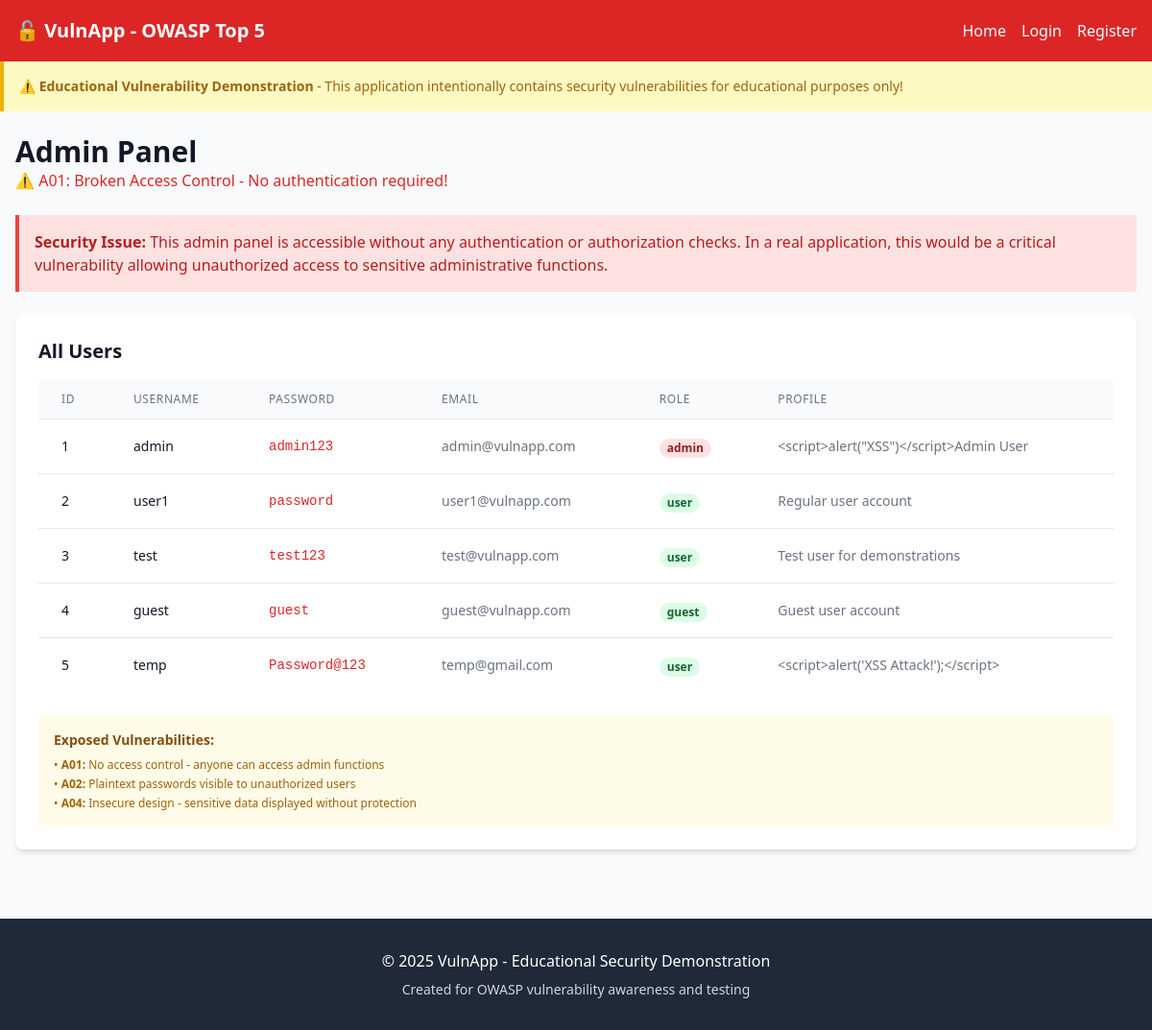
The page /admin on the database its author committed.
### tables this page shows
CREATE TABLE users (
                id INTEGER PRIMARY KEY,
                username TEXT UNIQUE NOT NULL,
                password TEXT NOT NULL,
                email TEXT NOT NULL,
                role TEXT DEFAULT 'user',
                profile TEXT,
                created_at TIMESTAMP DEFAULT CURRENT_TIMESTAMP
            );

### app.py (the view)
@app.route('/admin')
def admin():
    conn = get_db()
    cursor = conn.cursor()
    cursor.execute('SELECT * FROM users')
    users = cursor.fetchall()
    conn.close()
    return render_template('admin.html', users=users)

### app.py (called while the page is built)
def get_db():
    return sqlite3.connect(DATABASE)

### templates/admin.html (shortened to what this page needs)
{% extends "base.html" %}
{% block content %}
<div class="mb-6">
    <h1 class="text-3xl font-bold text-gray-900">Admin Panel</h1>
    <p class="text-red-600">⚠️ A01: Broken Access Control - No authentication required!</p>
</div>
<div class="bg-red-100 border-l-4 border-red-500 text-red-700 p-4 mb-6">
    <p><strong>Security Issue:</strong> This admin panel is accessible without any authentication or authorization checks.
    In a real application, this would be a critical vulnerability allowing unauthorized access to sensitive administrative functions.</p>
</div>
<div class="bg-white rounded-lg shadow-md p-6">
    <h2 class="text-xl font-semibold text-gray-900 mb-4">All Users</h2>
    <div class="overflow-x-auto">
        <table class="min-w-full divide-y divide-gray-200">
            <thead class="bg-gray-50">
                <tr>
                    <th class="px-6 py-3 text-left text-xs font-medium text-gray-500 uppercase tracking-wider">ID</th>
                    <th class="px-6 py-3 text-left text-xs font-medium text-gray-500 uppercase tracking-wider">Username</th>
                    <th class="px-6 py-3 text-left text-xs font-medium text-gray-500 uppercase tracking-wider">Password</th>
                    <th class="px-6 py-3 text-left text-xs font-medium text-gray-500 uppercase tracking-wider">Email</th>
                    <th class="px-6 py-3 text-left text-xs font-medium text-gray-500 uppercase tracking-wider">Role</th>
                    <th class="px-6 py-3 text-left text-xs font-medium text-gray-500 uppercase tracking-wider">Profile</th>
                </tr>
            </thead>
            <tbody class="bg-white divide-y divide-gray-200">
                {% for user in users %}
                <tr>
                    <td class="px-6 py-4 whitespace-nowrap text-sm text-gray-900">{{ user[0] }}</td>
                    <td class="px-6 py-4 whitespace-nowrap text-sm font-medium text-gray-900">{{ user[1] }}</td>
                    <td class="px-6 py-4 whitespace-nowrap text-sm text-red-600 font-mono">{{ user[2] }}</td>
                    <td class="px-6 py-4 whitespace-nowrap text-sm text-gray-500">{{ user[3] }}</td>
                    <td class="px-6 py-4 whitespace-nowrap">
                        <span class="px-2 inline-flex text-xs leading-5 font-semibold rounded-full
                               {% if user[4] == 'admin' %}bg-red-100 text-red-800{% else %}bg-green-100 text-green-800{% endif %}">
                            {{ user[4] }}
                        </span>
                    </td>
                    <td class="px-6 py-4 text-sm text-gray-500 max-w-xs truncate">{{ user[5] or 'No profile' }}</td>
                </tr>
                {% endfor %}
            </tbody>
        </table>
    </div>
    <div class="mt-6 bg-yellow-50 p-4 rounded">
        <h3 class="text-sm font-semibold text-yellow-800">Exposed Vulnerabilities:</h3>
        <ul class="text-xs text-yellow-700 mt-2 space-y-1">
            <li>• <strong>A01:</strong> No access control - anyone can access admin functions</li>
            <li>• <strong>A02:</strong> Plaintext passwords visible to unauthorized users</li>
            <li>• <strong>A04:</strong> Insecure design - sensitive data displayed without protection</li>
        </ul>
    </div>
</div>
{% endblock %}

### templates/base.html (shortened to what this page needs)
<!DOCTYPE html>
<html lang="en">
<head>
    <script src="https://cdn.tailwindcss.com"></script>
</head>
<body class="bg-gray-50 min-h-screen">
    <nav class="bg-red-600 shadow-lg">
        <div class="max-w-7xl mx-auto px-4">
            <div class="flex justify-between h-16">
                <div class="flex items-center">
                    <h1 class="text-xl font-bold text-white">🔓 VulnApp - OWASP Top 5</h1>
                </div>
                <div class="flex items-center space-x-4">
                    <a href="{{ url_for('index') }}" class="text-white hover:text-red-200">Home</a>
                    <a href="{{ url_for('login') }}" class="text-white hover:text-red-200">Login</a>
                    <a href="{{ url_for('register') }}" class="text-white hover:text-red-200">Register</a>
                </div>
            </div>
        </div>
    </nav>
    <div class="bg-yellow-100 border-l-4 border-yellow-500 text-yellow-700 p-4">
        <div class="max-w-7xl mx-auto">
            <p class="text-sm">
                ⚠️ <strong>Educational Vulnerability Demonstration</strong> -
                This application intentionally contains security vulnerabilities for educational purposes only!
            </p>
        </div>
    </div>
    <main class="max-w-7xl mx-auto py-6 px-4">
        {% block content %}{% endblock %}
    </main>
    <footer class="bg-gray-800 text-white py-8 mt-12">
        <div class="max-w-7xl mx-auto px-4 text-center">
            <p>&copy; 2025 VulnApp - Educational Security Demonstration</p>
            <p class="text-sm text-gray-300 mt-2">Created for OWASP vulnerability awareness and testing</p>
        </div>
    </footer>
</body>
</html>

### rows shown on the page
users: id "1", username "admin", password "admin123", email "admin@vulnapp.com", role "admin", profile "<script>alert(\"XSS\")</script>Admin User"
users: id "2", username "user1", password "password", email "user1@vulnapp.com", role "user", profile "Regular user account"
users: id "3", username "test", password "test123", email "test@vulnapp.com", role "user", profile "Test user for demonstrations"
users: id "4", username "guest", password "guest", email "guest@vulnapp.com", role "guest", profile "Guest user account"
users: id "5", username "temp", password "Password@123", email "temp@gmail.com", role "user", profile "<script>alert('XSS Attack!');</script>"
